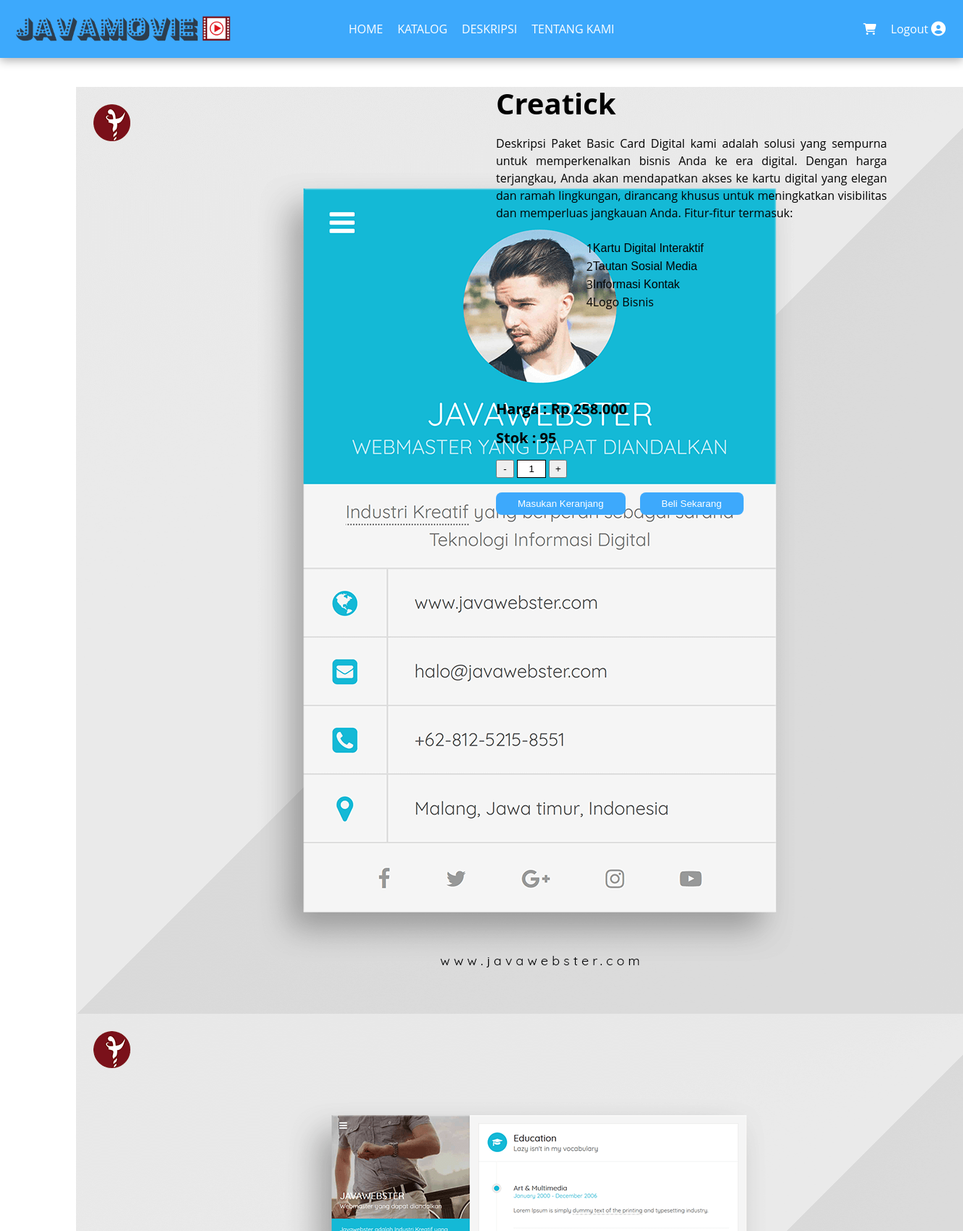
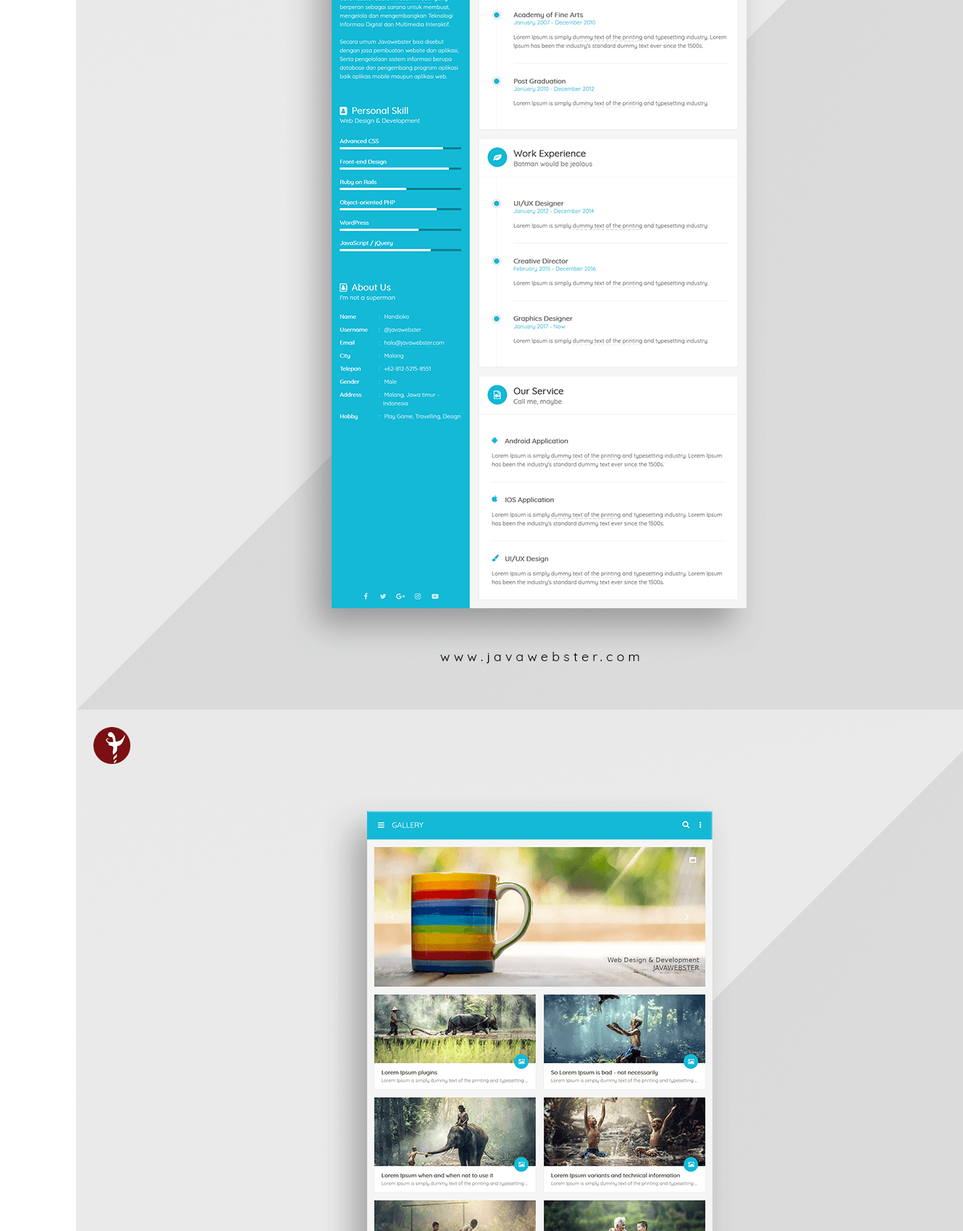
The page /public/Katalog/detail/11 (upper part) on the database its author committed (2 pictures, top to bottom).
### tables this page shows
CREATE TABLE `catalog` (
  `katalog_id` int(1) NOT NULL,
  `nama_katalog` varchar(28) NOT NULL,
  `deskripsi_katalog` text NOT NULL,
  `nama_gambar` varchar(45) NOT NULL,
  `nama_gambar2` varchar(58) NOT NULL,
  `nama_gambar3` varchar(58) NOT NULL,
  `nama_gambar4` varchar(58) NOT NULL,
  `nama_gambar5` varchar(58) NOT NULL,
  `kategori_id` int(28) NOT NULL,
  `harga` int(28) NOT NULL,
  `stock` int(28) NOT NULL,
  `sold` int(28) NOT NULL
);

### app/core/Controller.php (called while the page is built, shortened)
<?php
class Controller
{
    public function view($view, $data = [])
    {
        require_once '../app/views/' . $view . '.php';
    }
    public function model($model)
    {
        return new $model;
    }
}

### app/controllers/Katalog.php (called while the page is built, shortened)
<?php
class Katalog extends Controller
{
    public function detail($id)
    {
        $data['judul'] = 'Detail Katalog';
        $data['kategori'] = $this->model('admin_model')->getALLKategori();
        $data['katalog'] = $this->model('admin_model')->getALLKatalogById($id);
        $kategori_id = $data['katalog']['kategori_id'];
        $data['paket'] = $this->model('admin_model')->getPaketByKategoriId($kategori_id);
        $data['trx'] = $this->model('admin_model')->getALLTransaksiById($id);
        $id_user = $this->model('auth_model')->getLoggedInUserId();
        $data['id_user'] = $id_user;
        $username = $this->model('auth_model')->getLoggedInUsername();
        $data['username'] = $username;
        $this->view('templates/header', $data);
        $this->view('katalog/detail', $data);
        $this->view('templates/footer');
    }
}

### app/core/App.php (called while the page is built, shortened)
<?php
class App
{
    protected $method = 'index';
    protected $params = [];
    public function __construct()
    {
        $url = $this->parseURL();
        if (file_exists('../app/controllers/' . $url[0] . '.php')) {
            unset($url[0]);
        }
        $this->controller = new $this->controller;
        if (isset($url[1])) {
            if (method_exists($this->controller, $url[1])) {
                $this->method = $url[1];
                unset($url[1]);
            }
        }
        if (!empty($url)) {
            $this->params = array_values($url);
        }
        call_user_func_array([$this->controller, $this->method], $this->params);
    }
    public function parseURL()
    {
        if (isset($_GET['url'])) {
            $url = rtrim($_GET['url'], '/');
            $url = filter_var($url, FILTER_SANITIZE_URL);
            $url = explode('/', $url);
            return $url;
        }
    }
}

### public/index.php (called while the page is built, shortened)
<?php
$app = new App;

### app/core/Database.php (called while the page is built, shortened)
<?php
class Database
{
    private $host = DB_HOST;
    private $user = DB_USER;
    private $pass = DB_PASS;
    private $db_name = DB_NAME;
    private $dbh;
    private $stmt;
    public function __construct()
    {
        $dsn = 'mysql:host=' . $this->host . ';dbname=' . $this->db_name;
        $option = [
            PDO::ATTR_PERSISTENT => true,
            PDO::ATTR_ERRMODE => PDO::ERRMODE_EXCEPTION
        ];
        try {
            $this->dbh = new PDO($dsn, $this->user, $this->pass, $option);
        } catch (PDOException $e) {
            die($e->getMessage());
        }
    }
    public function query($query)
    {
        $this->stmt = $this->dbh->prepare($query);
    }
    public function bind($param, $value, $type = null)
    {
        if (is_null($type)) {
            switch (true) {
                case is_int($value):
                    $type = PDO::PARAM_INT;
                    break;
                default:
                    $type = PDO::PARAM_STR;
            }
        }
        $this->stmt->bindvalue($param, $value, $type);
    }
    public function execute()
    {
        $this->stmt->execute();
    }
    public function single()
    {
        $this->execute();
        return $this->stmt->fetch(PDO::FETCH_ASSOC);
    }
}

### app/models/admin_model.php (called while the page is built, shortened)
<?php
class admin_model extends Controller
{
    private $table2 = 'catalog';
    private $table3 = 'transaksi';
    private $table4 = 'kategori';
    private $db;
    public function __construct()
    {
        $this->db = new Database;
    }
    public function getALLKatalogById($id)
    {
        $this->db->query('SELECT * FROM ' . $this->table2 . ' WHERE katalog_id = :katalog_id ORDER BY katalog_id DESC');
        $this->db->bind('katalog_id', $id);
        return $this->db->single();
    }
    public function getALLTransaksiById($id)
    {
        $this->db->query('SELECT * FROM ' . $this->table3 . ' WHERE trx_id = :trx_id ORDER BY trx_id DESC');
        $this->db->bind('trx_id', $id);
        return $this->db->single();
    }
    public function getALLKategori()
    {
        $this->db->query('SELECT * FROM ' . $this->table4 . ' ORDER BY id_kategori ASC');
        return $this->db->resultSet();
    }
    public function getKategoriByIdM8($id)
    {
        $this->db->query('SELECT * FROM catalog WHERE kategori_id = :kategori_id ORDER BY katalog_id DESC LIMIT 8');
        $this->db->bind('kategori_id', $id);
        return $this->db->resultSet();
    }
    public function getPaketByKategoriId($id)
    {
        $this->db->query('SELECT * FROM paket WHERE kategori_id = :kategori_id');
        $this->db->bind('kategori_id', $id);
        return $this->db->resultSet();
    }
}

### app/views/katalog/detail.php (the view, shortened to what this page needs)
<?php
$this->view('templates/navbar', $data);
?>
<main>
    <div class="container-detail-katalog">
        <div class="container-detail">
            <div class="primary-box">
                <div id="main-slider" class="splide">
                    <div class="splide__track">
                        <ul class="splide__list">
                            <li class="splide__slide">
                                <img src="<?= BASEURL ?>assets/img/katalog/<?= $data['katalog']['nama_gambar'] ?>" />
                            </li>
                            <li class="splide__slide">
                                <img src="<?= BASEURL ?>assets/img/katalog/<?= $data['katalog']['nama_gambar2'] ?>" />
                            </li>
                            <li class="splide__slide">
                                <img src="<?= BASEURL ?>assets/img/katalog/<?= $data['katalog']['nama_gambar3'] ?>" />
                            </li>
                        </ul>
                    </div>
                </div>
            </div>
            <div class="secondary-box content-box">
                <form action="<?= BASEURL ?>Katalog/addTransaksiUser" method="post">
                    <div class="title">
                        <h2><?= $data['katalog']['nama_katalog'] ?></h2>
                    </div>
                    <div class="deskripsi">
                        <p> <?= $data['katalog']['deskripsi_katalog']; ?> </p>
                    </div>
                    <div class="harga">
                        <h6>Harga : Rp <?= number_format($data['katalog']['harga'], 0, ',', '.') ?></h6>
                    </div>
                    <div class="stok">
                        <h6>Stok : <?= $data['katalog']['stock'] ?></h6>
                    </div>
                    <div class="quantity">
                        <input type='button' value='-' class='qtyminus minus' field='quantity' />
                        <input type='text' name="jumlah" value='1' class='qty' readonly />
                        <input type='button' value='+' class='qtyplus plus' field='quantity' />
                    </div>
                    <div class="button">
                        <button>Masukan Keranjang</button>
                        <button type="submit">Beli Sekarang</button>
                    </div>
                </form>
            </div>
        </div>
    </div>
</main>

### app/views/templates/header.php (shortened to what this page needs)
<!DOCTYPE html>
<html lang="en">
<head>
    <link href="https://cdn.jsdelivr.net/npm/@splidejs/splide@4.1.4/dist/css/splide.min.css" rel="stylesheet">
    <link rel="stylesheet" href="<?= BASEURL ?>css/auth/login.css">
    <link rel="stylesheet" href="<?= BASEURL ?>css/templates/navbar.css">
    <link rel="stylesheet" href="<?= BASEURL ?>css/templates/footer.css">
    <link rel="stylesheet" href="<?= BASEURL ?>css/home/home.css">
    <link rel="stylesheet" href="<?= BASEURL ?>css/katalog/katalog.css">
    <link rel="stylesheet" href="<?= BASEURL ?>css/katalog/detail.css">
    <link rel="stylesheet" href="<?= BASEURL ?>css/style.css">
</head>
<body>

### app/views/templates/navbar.php (shortened to what this page needs)
<header class="header-home">
    <div class="container-navbar">
        <div class="logo-box">
            <figure>
                <img src="<?= BASEURL ?>assets/img/logo/javamovie.png" alt="">
            </figure>
        </div>
        <div class="menu-box">
            <ul>
                <li>
                    <a <?php if ($data['judul'] == 'Home' || $data['judul'] == 'Dashboard') {
                            echo "class='active'";
                        } ?> href="<?= BASEURL ?>Home/index">Home</a>
                </li>
                <li>
                    <a <?php if ($data['judul'] == 'Katalog' || $data['judul'] == 'Dashboard') {
                            echo "class='active'";
                        } ?> href="<?= BASEURL ?>katalog/index">Katalog</a>
                </li>
                <li>
                    <a <?php if ($data['judul'] == 'Deskripsi' || $data['judul'] == 'Dashboard') {
                            echo "class='active'";
                        } ?> href="<?= BASEURL ?>Deskripsi/index">Deskripsi</a>
                </li>
                <li>
                    <a href="">Tentang Kami</a>
                </li>
            </ul>
        </div>
        <div class="profile-box">
            <div class="keranjang">
                <i class="fa-solid fa-cart-shopping"></i>
            </div>
            <div class="profile">
                <a href="<?= BASEURL . 'auth/logout' ?>">
                    Logout
                </a>
                <i class="fa-solid fa-circle-user"></i>
            </div>
        </div>
    </div>
</header>

### app/views/templates/footer.php (shortened to what this page needs)
</body>
</html>

### public/css/templates/navbar.css (style rules this page uses)
header.header-home { width: 100%; height: 80px; position: sticky; z-index: 100; top: 0; }
header .container-navbar { width: 100%; padding: 0 20px; display: flex; justify-content: space-between; background-color: var(--blue-color3); color: white; box-shadow: var(--shadow-bottom); }
header .container-navbar>div { width: calc(100% / 3); }
header .container-navbar .logo-box { line-height: 80px; padding: 20px 0; }
header .container-navbar .logo-box img { height: 40px; }
header .container-navbar .menu-box ul { display: flex; gap: 20px; line-height: 80px; justify-content: center; }
header .container-navbar .menu-box ul a { background: linear-gradient(to right, var(--blue-color3), var(--blue-color3)), linear-gradient(to right, gold, goldenrod); background-size: 100% 3px, 0 3px; background-position: 100% 100%, 0 100%; background-repeat: no-repeat; text-transform: uppercase; padding-bottom: 8px; }
header .container-navbar .profile-box { display: flex; gap: 20px; line-height: 80px; justify-content: end; }
header .container-navbar .profile-box .profile { line-height: 80px; text-align: center; cursor: pointer; display: flex; gap: 4px; }
header .container-navbar .profile-box .profile i { font-size: 20px; color: white; align-self: center; }

### public/css/home/home.css (style rules this page uses)
main { width: 100%; }

### public/css/katalog/detail.css (style rules this page uses)
.container-detail-katalog { width: 100%; }
.container-detail-katalog .container-detail { padding: 40px; max-width: 1200px; margin: 0 auto; display: flex; gap: 20px; }
.container-detail-katalog .container-detail > div { width: calc(100% / 2); }
.container-detail-katalog .container-detail > div .title h2 { text-transform: capitalize; font-size: 40px; line-height: 46px; display: -webkit-box; -webkit-line-clamp: 3; -webkit-box-orient: vertical; overflow: hidden; text-overflow: ellipsis; }
.container-detail-katalog .container-detail > div .deskripsi { margin-top: 20px; line-height: 24px; display: -webkit-box; -webkit-line-clamp: 18; -webkit-box-orient: vertical; overflow: hidden; text-overflow: ellipsis; }
.container-detail-katalog .container-detail > div .stok h6, .container-detail-katalog .container-detail > div .harga h6 { margin-top: 20px; font-size: 20px; }
.container-detail-katalog .container-detail > div .button { display: flex; gap: 20px; }
.container-detail-katalog .container-detail > div button { background-color: var(--buttonp-color); margin-top: 20px; padding: 8px 30px; color: white; border-radius: 8px; }
.qty { width: 40px; height: 25px; text-align: center; margin-top: 20px; border: 1px solid black !important; }
input.qtyplus { width: 25px; height: 25px; cursor: pointer; }
input.qtyminus { width: 25px; height: 25px; cursor: pointer; }
.content-box { display: flex; flex-wrap: wrap; justify-content: space-between; }

### rows shown on the page
catalog: nama_gambar (picture), nama_gambar2 (picture), nama_gambar3 (picture), nama_katalog "Creatick", deskripsi_katalog "Deskripsi Paket Basic Card Digital kami adalah solusi yang sempurna untuk memperkenalkan bisnis Anda ke era digital. Dengan harga terjangkau, Anda akan mendapatkan akses ke kartu digital yang elegan dan ramah lingkungan, dirancang khusus untuk meningkatkan visibilitas dan memperluas jangkauan Anda. Fitur-fitur termasuk: 1 Kartu Digital Interaktif 2 Tautan Sosial Media 3 Informasi Kontak 4 Logo Bisnis", harga "258.000", stock "95"
